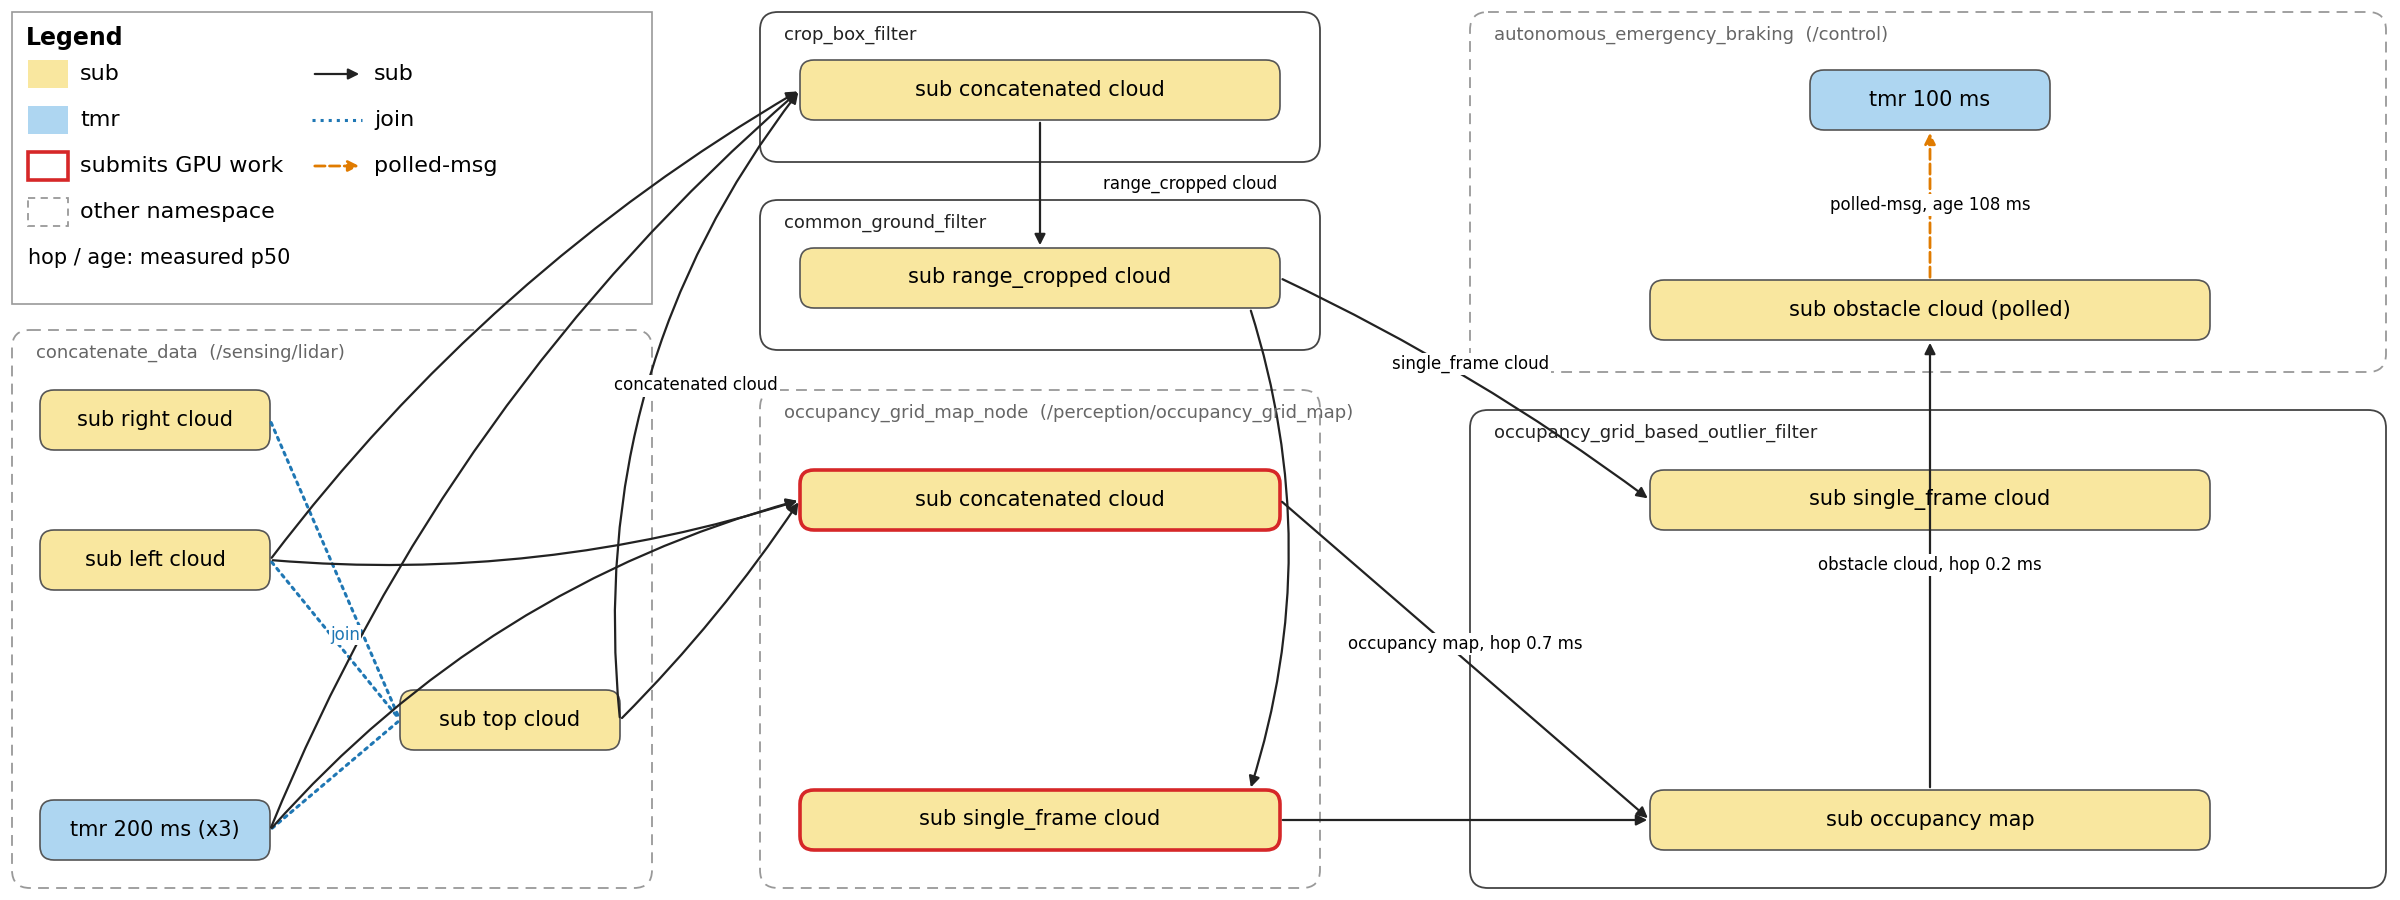

Generate this figure with Python:
#!/usr/bin/env python3
# Generated by Claude Fable 5.1 (Anthropic), 2026-09-15
# Fig. 3b drawn with fixed placement (matplotlib) so the canvas is filled top to bottom in every column.
# Content = fig3b_fold.py (session fish_20260913_014334): sub / join / polled-msg edges only.
import matplotlib; matplotlib.use('Agg')
import matplotlib.pyplot as plt
from matplotlib.patches import FancyBboxPatch, FancyArrowPatch, Rectangle
W, H = 2400, 900
SUB, TMR, GPU, GREY = '#F9E79F', '#AED6F1', '#d62728', '#999999'
FS_N, FS_C, FS_E, FS_L = 15, 13, 12, 16
fig = plt.figure(figsize=(W / 100, H / 100), dpi=100); ax = fig.add_axes([0, 0, 1, 1]); ax.set_xlim(0, W); ax.set_ylim(H, 0); ax.axis('off')
def box(x, y, w, h, label, kind='sub', gpu=False):
    ax.add_patch(FancyBboxPatch((x, y), w, h, boxstyle='round,pad=0,rounding_size=14', fc=SUB if kind == 'sub' else TMR,
                                ec=GPU if gpu else '#555555', lw=2.6 if gpu else 1.2))
    ax.text(x + w / 2, y + h / 2, label, ha='center', va='center', fontsize=FS_N, family='DejaVu Sans')
    return (x, y, w, h)
def cluster(x, y, w, h, title, other=False):
    ax.add_patch(FancyBboxPatch((x, y), w, h, boxstyle='round,pad=0,rounding_size=18', fc='none', ec=GREY if other else '#444444',
                                lw=1.3, ls=(0, (6, 4)) if other else '-'))
    ax.text(x + 24, y + 14, title, ha='left', va='top', fontsize=FS_C, color='#666666' if other else '#222222', family='DejaVu Sans')
def R(b): return (b[0] + b[2], b[1] + b[3] / 2)
def Lp(b): return (b[0], b[1] + b[3] / 2)
def T(b): return (b[0] + b[2] / 2, b[1])
def B(b): return (b[0] + b[2] / 2, b[1] + b[3])
def edge(p, q, label=None, rad=0.0, kind='sub', lpos=0.5, loff=(0, -14)):
    st = dict(sub=dict(color='#222222', ls='-', lw=1.6, arrowstyle='-|>', mutation_scale=16),
              join=dict(color='#1f77b4', ls=':', lw=2.2, arrowstyle='-', mutation_scale=1),
              polled=dict(color='#e07b00', ls='--', lw=2.0, arrowstyle='-|>', mutation_scale=16))[kind]
    ax.add_patch(FancyArrowPatch(p, q, connectionstyle=f'arc3,rad={rad}', shrinkA=2, shrinkB=2, **st))
    if label:
        mx, my = p[0] + (q[0] - p[0]) * lpos, p[1] + (q[1] - p[1]) * lpos
        # arc offset: perpendicular displacement of the arc3 midpoint
        dx, dy = q[0] - p[0], q[1] - p[1]; mx += -dy * rad / 2; my += dx * rad / 2
        ax.text(mx + loff[0], my + loff[1], label, ha='center', va='center', fontsize=FS_E, family='DejaVu Sans',
                bbox=dict(fc='white', ec='none', pad=1.5))
# ---- column A: legend + concatenate_data
lx, ly, lw_, lh = 12, 12, 640, 292
ax.add_patch(Rectangle((lx, ly), lw_, lh, fc='white', ec=GREY, lw=1.2))
ax.text(lx + 14, ly + 26, 'Legend', fontsize=FS_L + 1, weight='bold', va='center', family='DejaVu Sans')
rows = [('fill', SUB, 'sub', 'arrow', 'sub'), ('fill', TMR, 'tmr', 'join', 'join'), ('gpu', None, 'submits GPU work', 'polled', 'polled-msg'), ('other', None, 'other namespace', 'none', ''), ('none', None, 'hop / age: measured p50', 'none', '')]
for i, (k1, c, t1, k2, t2) in enumerate(rows):
    yy = ly + 62 + i * 46
    if k1 == 'none': ax.text(lx + 16, yy, t1, va='center', fontsize=FS_L - 1, family='DejaVu Sans'); continue
    if k1 == 'fill': ax.add_patch(Rectangle((lx + 16, yy - 14), 40, 28, fc=c, ec='none'))
    elif k1 == 'gpu': ax.add_patch(Rectangle((lx + 16, yy - 14), 40, 28, fc='none', ec=GPU, lw=2.6))
    else: ax.add_patch(Rectangle((lx + 16, yy - 14), 40, 28, fc='none', ec=GREY, lw=1.3, ls=(0, (4, 3))))
    ax.text(lx + 68, yy, t1, va='center', fontsize=FS_L, family='DejaVu Sans')
    x0 = lx + 300
    if k2 == 'arrow': ax.add_patch(FancyArrowPatch((x0, yy), (x0 + 50, yy), color='#222222', lw=1.6, arrowstyle='-|>', mutation_scale=16))
    elif k2 == 'join': ax.plot([x0, x0 + 50], [yy, yy], color='#1f77b4', ls=':', lw=2.2)
    elif k2 == 'polled': ax.add_patch(FancyArrowPatch((x0, yy), (x0 + 50, yy), color='#e07b00', lw=2.0, ls='--', arrowstyle='-|>', mutation_scale=16))
    if t2: ax.text(x0 + 62, yy, t2, va='center', fontsize=FS_L, family='DejaVu Sans')
cluster(12, 330, 640, 558, 'concatenate_data  (/sensing/lidar)', other=True)
c_right = box(40, 390, 230, 60, 'sub right cloud'); c_left = box(40, 530, 230, 60, 'sub left cloud'); c_tmr = box(40, 800, 230, 60, 'tmr 200 ms (x3)', 'tmr')
c_top = box(400, 690, 220, 60, 'sub top cloud')
# ---- column B: crop_box, common_ground, occupancy_grid_map_node
cluster(760, 12, 560, 150, 'crop_box_filter'); crop = box(800, 60, 480, 60, 'sub concatenated cloud')
cluster(760, 200, 560, 150, 'common_ground_filter'); ground = box(800, 248, 480, 60, 'sub range_cropped cloud')
cluster(760, 390, 560, 498, 'occupancy_grid_map_node  (/perception/occupancy_grid_map)', other=True)
ogm_pc = box(800, 470, 480, 60, 'sub concatenated cloud', gpu=True); ogm_sf = box(800, 790, 480, 60, 'sub single_frame cloud', gpu=True)
# ---- column C: AEB, outlier filter
cluster(1470, 12, 916, 360, 'autonomous_emergency_braking  (/control)', other=True)
aeb_tmr = box(1810, 70, 240, 60, 'tmr 100 ms', 'tmr'); aeb_sub = box(1650, 280, 560, 60, 'sub obstacle cloud (polled)')
cluster(1470, 410, 916, 478, 'occupancy_grid_based_outlier_filter'); out_sf = box(1650, 470, 560, 60, 'sub single_frame cloud'); out_map = box(1650, 790, 560, 60, 'sub occupancy map')
# ---- edges
edge(R(c_left), Lp(c_top), kind='join', rad=0.0); edge(R(c_right), Lp(c_top), kind='join', rad=0.0); edge(R(c_tmr), Lp(c_top), kind='join', rad=0.0)
ax.text(330, 640, 'join', fontsize=FS_E, color='#1f77b4', family='DejaVu Sans', bbox=dict(fc='white', ec='none', pad=1))
edge(R(c_top), Lp(crop), 'concatenated cloud', rad=-0.2, lpos=0.55, loff=(40, 30)); edge(R(c_left), Lp(crop), rad=-0.1); edge(R(c_tmr), Lp(crop), rad=-0.12)
edge(R(c_top), Lp(ogm_pc), rad=0.05); edge(R(c_left), Lp(ogm_pc), rad=0.1); edge(R(c_tmr), Lp(ogm_pc), rad=-0.15)
edge(B(crop), T(ground), 'range_cropped cloud', rad=0, loff=(150, 0))
edge((ground[0] + ground[2] - 30, ground[1] + ground[3]), (ogm_sf[0] + ogm_sf[2] - 30, ogm_sf[1]), rad=-0.16)
edge(R(ground), Lp(out_sf), 'single_frame cloud', rad=-0.05, loff=(0, -16))
edge(R(ogm_pc), Lp(out_map), 'occupancy map, hop 0.7 ms', rad=0.0, loff=(0, -16)); edge(R(ogm_sf), Lp(out_map), rad=0.0)
edge(T(out_map), B(aeb_sub), 'obstacle cloud, hop 0.2 ms', rad=0.0, loff=(0, 0))
edge(T(aeb_sub), B(aeb_tmr), 'polled-msg, age 108 ms', kind='polled', loff=(0, 0))
ax.text(1940, 415 - 4, '', fontsize=1)
for ext in ('pdf', 'png', 'svg'): fig.savefig(f'fig3b_manual.{ext}', dpi=100)
print('ok')
